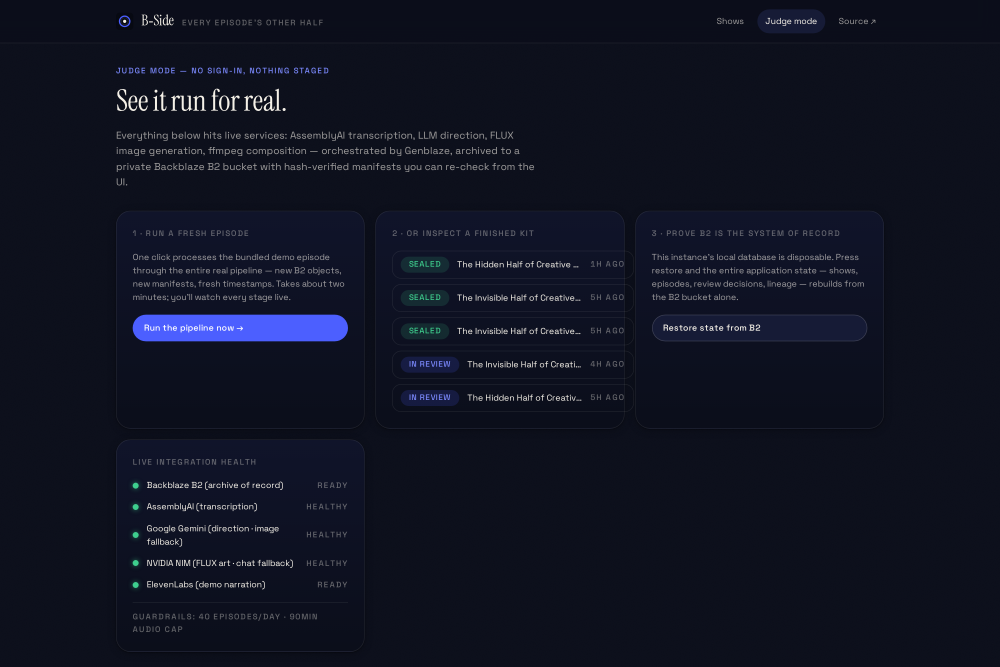
#> input picture gallery/01-judge-mode.png, 3000 x 2000 px (shown at 1/3 size)
$ python -i design.py   (imports and definitions only)
#> lines starting #> are read from the running program, lines starting #| are printed output that depends on the picture
#> further down, picture is the input picture: PIL image 3000x2000 RGB; mean R, G, B 16.3, 19.6, 34.3
"""Deterministic design engine — typography the models can't garble.

Image models invent letterforms; we don't let them. Backgrounds come from
the art model; every glyph is set here with real fonts (Instrument Serif +
Space Grotesk, OFL, committed to the repo) so quote cards and audiogram
stages are typographically exact, palette-driven, and reproducible.
"""

from __future__ import annotations

import io
import math
import re
from pathlib import Path

from PIL import Image, ImageDraw, ImageEnhance, ImageFilter, ImageFont

FONT_DIR = Path(__file__).parent / "assets" / "fonts"
SERIF = FONT_DIR / "InstrumentSerif-Regular.ttf"
SERIF_ITALIC = FONT_DIR / "InstrumentSerif-Italic.ttf"
GROTESK = FONT_DIR / "SpaceGrotesk.ttf"

CARD_W, CARD_H = 1080, 1350  # 4:5 — native to feeds


# [80 lines left out: functions _font, _hex_rgb, _luminance, resolve_palette, _wrap, _fit_serif and 2 more, not called in this run]


def _grain(img: Image.Image, opacity: int = 10) -> Image.Image:
#> called with opacity = 10
    import random

    rnd = random.Random(7)  # deterministic grain
    noise = Image.effect_noise(img.size, 28).convert("L")
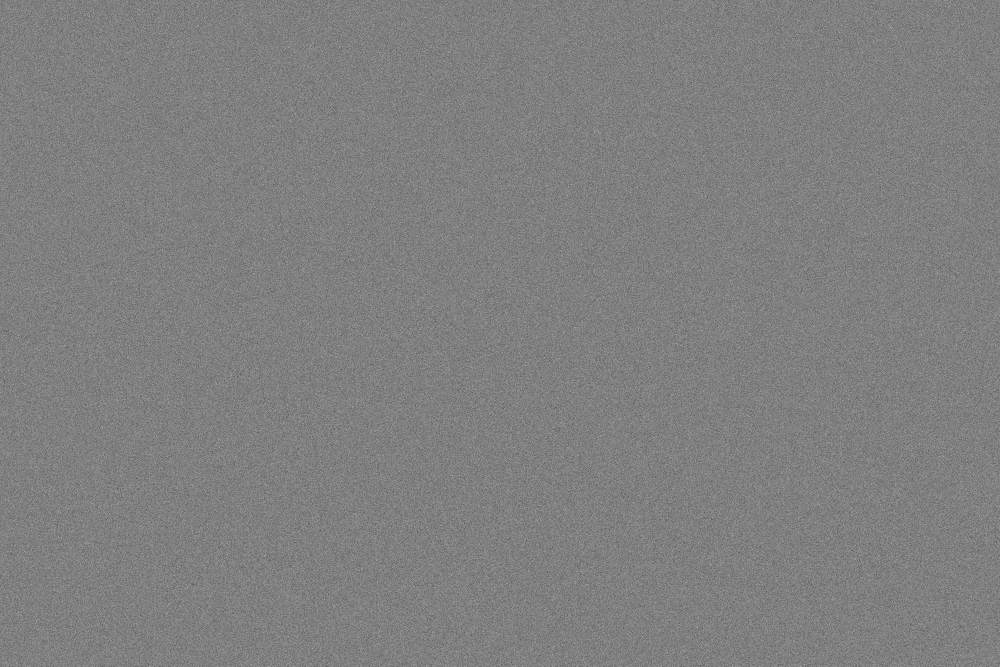
#> noise: PIL image 3000x2000 L (shown at 1/3 size); min 0, max 255, mean 127.5
    noise = noise.point(lambda p: min(255, int(p * (rnd.random() * 0 + 1))))
    overlay = Image.merge("RGB", (noise, noise, noise))
    return Image.blend(img, overlay, opacity / 255)


# [146 lines left out: functions render_quote_card, render_audiogram_stage, render_fallback_art, not called in this run]

>>> from PIL import Image
>>> picture = Image.open('../../gallery/01-judge-mode.png')
>>> result = _grain(picture)
